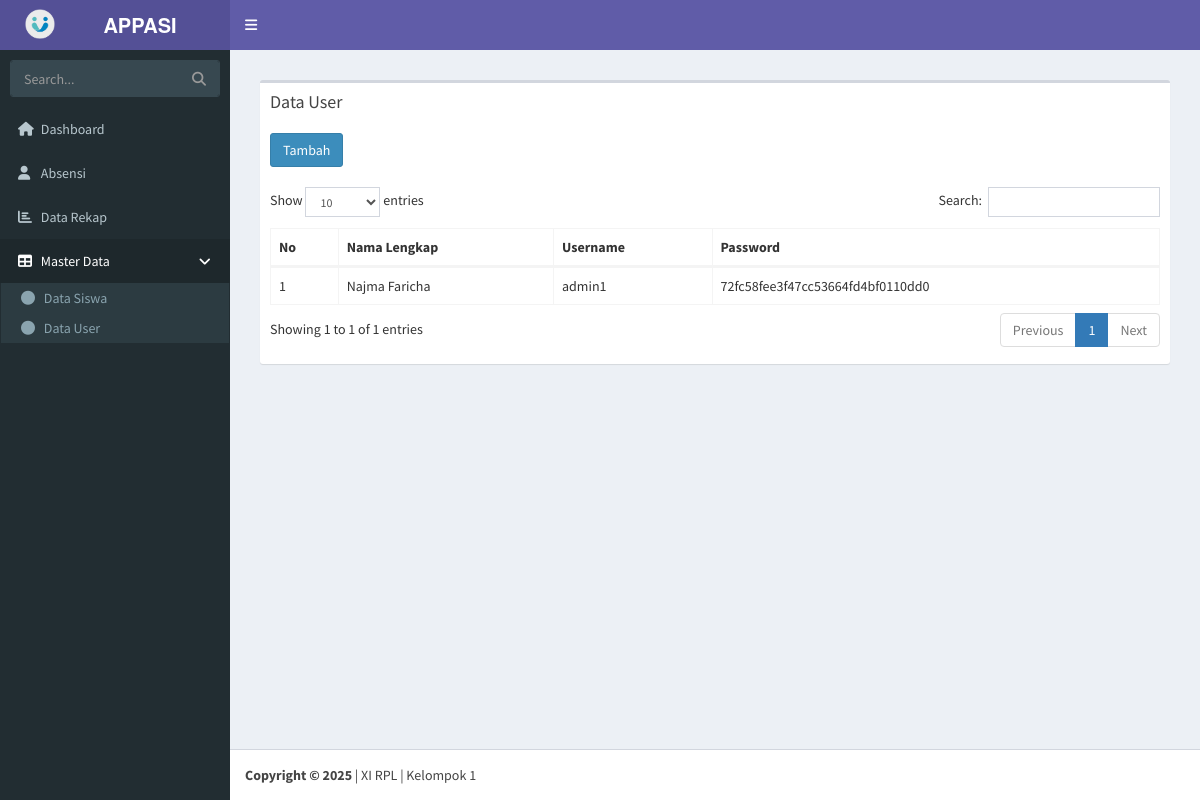
The app's page /index.php?hal=data-user (signed in), older data.
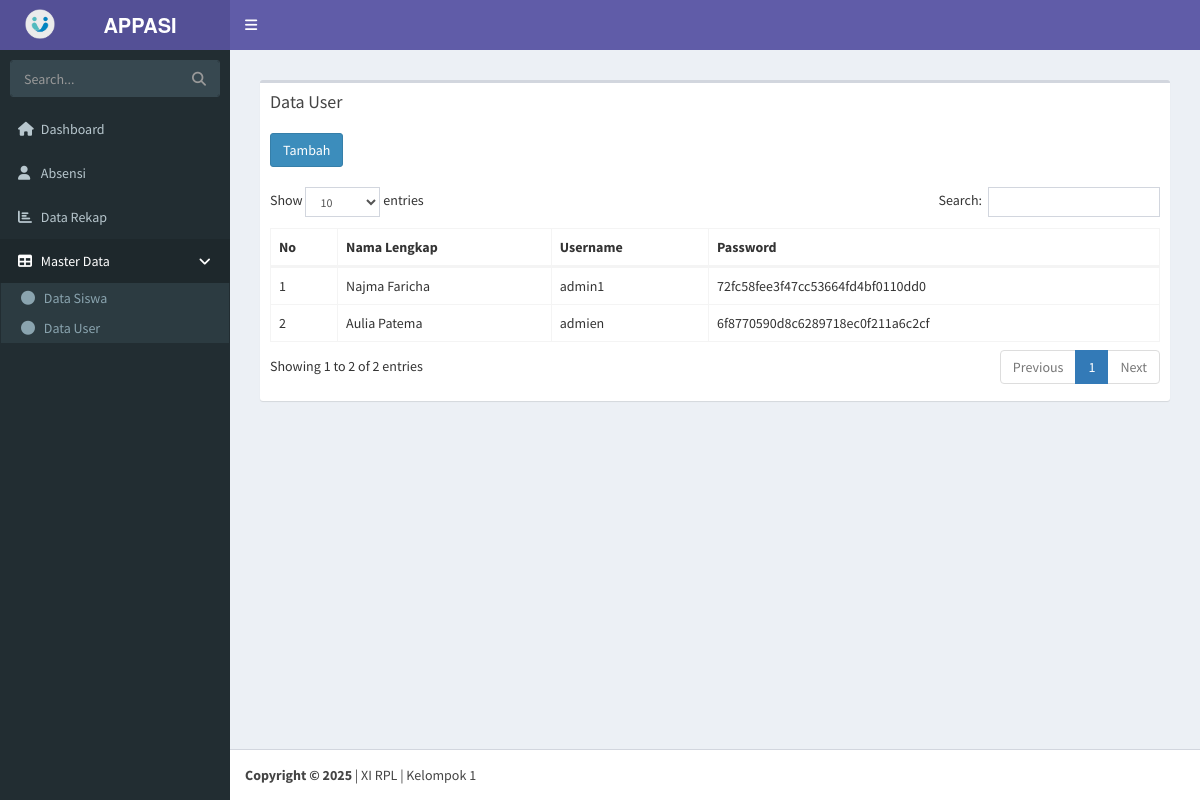
The same page, newer data.
### tables this page shows
CREATE TABLE IF NOT EXISTS `user` (
  `id_user` int NOT NULL AUTO_INCREMENT,
  `nama_lengkap` varchar(100) DEFAULT NULL,
  `username` varchar(50) DEFAULT NULL,
  `password` varchar(50) DEFAULT NULL,
  PRIMARY KEY (`id_user`)
);

### content/data-user.php (the view)
<section class="content">
    <div class="row">
        <div class="col-xs-12">
            <div class="box">
                <div class="box-header">
                <h3 class="box-title">Data User</h3>
                </div>
                <div class="box-body">
                <div><a href="?hal=tambah-user" class="btn  btn-primary">Tambah</a></div><br>
                    <table id="example2" class="table table-bordered table-hover">
                        <thead>
                            <tr>
                                <th>No</th>
                                <th>Nama Lengkap</th>
                                <th>Username</th>
                                <th>Password</th>
                            </tr>
                        </thead>
                        <tbody>
                            <?php
                            $query = "SELECT * FROM user";
                            $result = mysqli_query($con, $query);
                            $no = 0;
                            while($data = mysqli_fetch_assoc($result)){
                                $no++;
                            ?>
                            <tr>
                                <td><?=$no?></td>
                                <td><?=$data['nama_lengkap']?></td>
                                <td><?=$data['username']?></td>
                                <td><?=$data['password']?></td>
                            </tr>
<?php
}
?>
                        </tbody>
                    </table>
                </div>
            </div>
        </div>
    </div>
</section>

### index.php (shortened to what this page needs)
<?php
if (empty($_SESSION['username']) OR empty($_SESSION['password'])) {
    echo "<meta http-equiv='refresh' content='0, url=landing.php'>";
}else{
?>
<!DOCTYPE html>
<html>
<head>
   <?php include "parts/head.php"?>
</head>
<body class="hold-transition skin-purple sidebar-mini">
<div class="wrapper">
  <header class="main-header">
    <?php include "parts/header.php" ?>
  </header>
  <aside class="main-sidebar">
    <?php include "parts/sidebar.php" ?>
  </aside>
  <div class="content-wrapper">
    <section class="content container-fluid">
      <section class="main">
        <?php include "konten.php" ?>
      </section>
    </section>
  </div>
  <footer class="main-footer">
    <?php include "parts/footer.php" ?>
   </footer>
    </div>
     <?php
}
     ?>
</body>
</html>

### parts/head.php (shortened to what this page needs)
<link rel="stylesheet" href="bower_components/bootstrap/dist/css/bootstrap.min.css">
<link rel="stylesheet" href="bower_components/font-awesome/css/font-awesome.min.css">
<link rel="stylesheet" href="bower_components/Ionicons/css/ionicons.min.css">
<link rel="stylesheet" href="dist/css/AdminLTE.min.css">
  <link rel="stylesheet" href="bower_components/datatables.net-bs/css/dataTables.bootstrap.min.css">
<link rel="stylesheet" href="dist/css/skins/skin-purple.min.css">
<link href="https://cdnjs.cloudflare.com/ajax/libs/font-awesome/6.4.2/css/all.min.css" rel="stylesheet">

### parts/header.php (shortened to what this page needs)
<a href="index2.html" class="logo">
  <span class="logo-lg brandlogo-image"><img src="dist/img/logo11.png"></img></span>
  <span class="logo-lg"><b>APPASI</b></img></span>
</a>
<nav class="navbar navbar-static-top" role="navigation">
  <a href="#" class="sidebar-toggle" data-toggle="push-menu" role="button">
  </a>
</nav>

### parts/sidebar.php (shortened to what this page needs)
<aside class="main-sidebar">
    <section class="sidebar" style='height: auto;'>
      <form action="#" method="get" class="sidebar-form">
        <div class="input-group">
          <input type="text" name="q" class="form-control" placeholder="Search...">
          <span class="input-group-btn">
              <button type="submit" name="search" id="search-btn" class="btn btn-flat"><i class="fa fa-search"></i>
              </button>
            </span>
        </div>
      </form>
      <ul class="sidebar-menu" data-widget="tree">
        <li><a href="?hal=dashboard"><i class="fa fa-home"></i> <span>Dashboard</span></a></li>
        <li><a href="?hal=data-absen"><i class="fa fa-user"></i> <span>Absensi</span></a></li>
        <li><a href="?hal=data-rekap"><i class="fa fa-chart-bar"></i> <span>Data Rekap</span></a></li>
        <li class="treeview menu-open" style="height: auto;">
          <a href="#">
            <i class="fa fa-table"></i> <span>Master Data</span>
            <span class="pull-right-container">
              <i class="fa fa-angle-left pull-right"></i>
            </span>
          </a>
          <ul class="treeview-menu" style="display: block;">
            <li><a href="?hal=data-siswa"><i class="fa fa-circle-o"></i> Data Siswa</a></li>
            <li><a href="?hal=data-user"><i class="fa fa-circle-o"></i> Data User</a></li>
          </ul>
        </li>
      </ul>
    </section>
    </aside>

### konten.php
<?php
    $halaman = [
        "dashboard",
        "data-absen",
        "data-user",
        "data-absen-insert",
        "data-rekap",
        "pengaturan",
        "tambah-user",
        "user-insert",
        "data-admin",
        "data-siswa",
        "tambah-siswa",
        "siswa-insert",
        "edit-siswa",
        "siswa-hapus",
        "siswa-update",
        "siswa-hapus",
        "masukan",
        "xaklpa",
        "xaklpi",
        "xpplgpa",
        "xpplgpi",
        "xirplpa",
        "xirplpi",
        "xilpspa",
        "xilpspi",
        "presensi"
    ];
    if (isset($_GET['hal'])) {
        $hal = $_GET['hal'];
    }else{
        $hal = 'dashboard';
    }
    foreach($halaman as $h) {
        if ($hal == $h) {
            include "content/$h.php";
            break;
        }
    }
?>

### parts/footer.php (shortened to what this page needs)
<strong>Copyright &copy; 2025 </strong>| XI RPL | Kelompok 1

Row changes from the older to the newer data that the page shows:
added user: nama_lengkap "Aulia Patema", username "admien", password "6f8770590d8c6289718ec0f211a6c2cf"
Text that changed along with them:
text written by a page script: "Show entries Search: Showing 1 to 1 of 1 entries Previous 1 Next" → "Show entries Search: Showing 1 to 2 of 2 entries Previous 1 Next"
